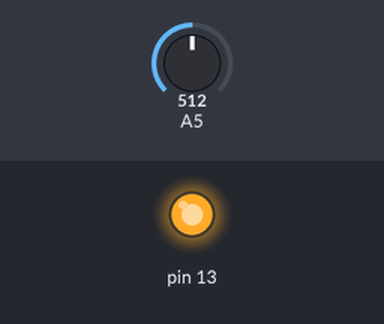
Bench run of a sketch on a simulated Arduino Uno, built with avr-gcc and run on an emulated ATmega328P. On the bench: output pins drawn as LEDs (lit = HIGH). The test bench sets the inputs (shaded band); at power-on: A5 = 512. What the sketch prints to the serial monitor is not drawn.

Above: at 0.1 s.
Timing chart, 0 to 1.6 s (numbered marks = the images above):
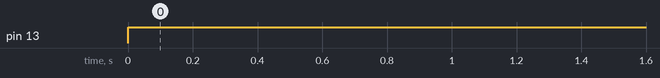

The sketch:

define_a_value_by_using_board.ino
```cpp
// C++ code
//define voltage by using aduino board on pin analog
void setup(){
  Serial.begin(9600);
  pinMode(A5,INPUT);
  pinMode(13,OUTPUT);
}
void loop(){
  int val = analogRead(A5);
  digitalWrite(13,1);
// int val1 = (val*255.0)/1023.0;
//  analogWrite(11,val1);

   int voltage1=(1023*val)/1023;
   //int voltage2=(5*val2)/5;
   //int per = voltage*100/5;
  //Serial.println(voltage);
  //Serial.println("%");Serial.print(per);
  Serial.println(voltage1);
  delay(100);
  // Serial.println(val1);
  // delay(100);
  // Serial.println(val);
  // delay(100);

}
```

Measured:
- by itself, pin 13: LOW → HIGH at 0.00 s
